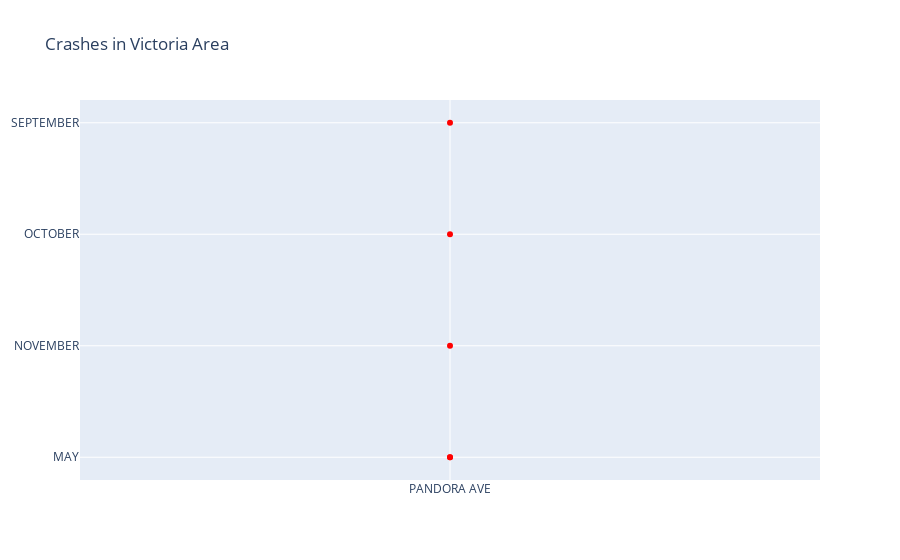

The notebook cell this image was saved under:
### Code cell
import plotly.graph_objects as go
import pandas as pd

data= pd.read_csv("ICBC_reported_crashes_Full_Data_data.csv", dtype={
    "Crash Breakdown 2": "string",
    "Date Of Loss Year": "string",
    "Animal Flag": "string",
    "Crash Severity": "string",
    "Cyclist Flag": "string",
    "Day Of Week": "string",
    "Derived Crash Congifuration" : "string",	
    "Intersection Crash": "string",
    "Month Of Year": "string",
    "Motorcycle Flag": "string",
    "Municipality Name (ifnull)": "string",
    "Parking Lot Flag": "string",
    "Pedestrian Flag": "string",
    "Region": "string",
    "Street Full Name (ifnull)": "string",
    "Time Category": "string",
    "Municipality Name": "string",
    "Road Location Description": "string",
    "Street Full Name": "string",
    "Total Crashes": "string"

})

data = data.head()
print(data)
#print(data['Month Of Year'][0])

fig = go.Figure(data=go.Scatter(x=data['Street Full Name'],
                                y=data['Month Of Year'],
                                mode='markers',
                                marker_color='red'))
fig.update_layout(title='Crashes in Victoria Area')
fig.show()

### Figure 1 — Plotly figure (JSON) as saved in the notebook; plotly's stock layout.template omitted (floating-point values rounded to 4 significant figures)
{"data": [{"marker": {"color": "red"}, "mode": "markers", "type": "scatter", "x": ["PANDORA AVE", "PANDORA AVE", "PANDORA AVE", "PANDORA AVE", "PANDORA AVE"], "y": ["MAY", "MAY", "NOVEMBER", "OCTOBER", "SEPTEMBER"]}], "layout": {"title": {"text": "Crashes in Victoria Area"}}}
